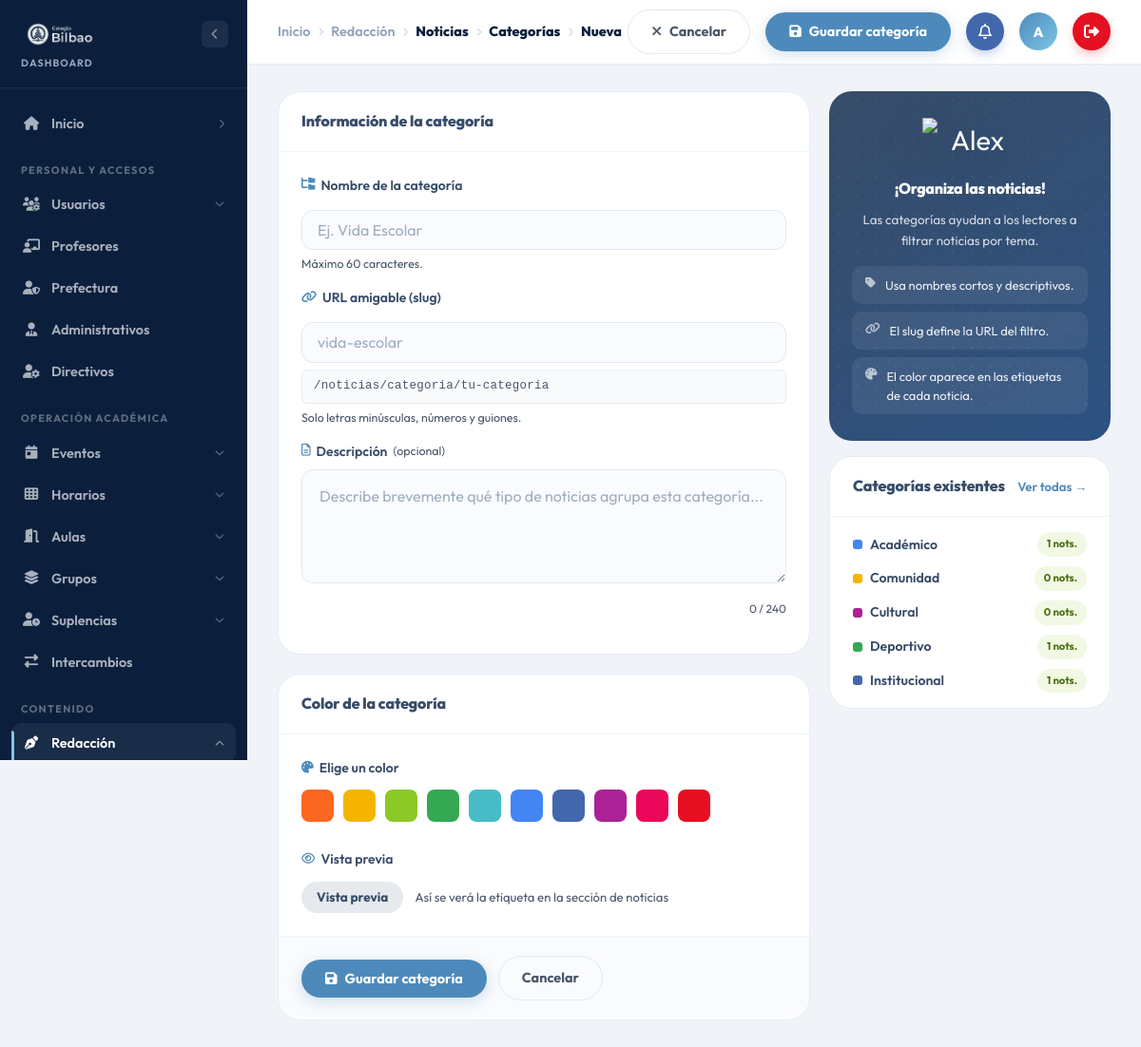
The app's page /dashboard/noticias/categorias/crear (signed in) with its own data.
### tables this page shows
CREATE TABLE categorias_noticias (
    id          INT UNSIGNED  NOT NULL AUTO_INCREMENT,
    nombre      VARCHAR(60)   NOT NULL,
    slug        VARCHAR(80)   NOT NULL,
    color       CHAR(7)       NOT NULL DEFAULT '#4267ac',
    descripcion VARCHAR(240)  NULL,
    creado_en   TIMESTAMP     NOT NULL DEFAULT CURRENT_TIMESTAMP,
    PRIMARY KEY (id),
    UNIQUE KEY uq_slug (slug)
);

### views/blog/noticias/categorias/crear.php (the view, shortened to what the rows shown need)
<div class="admin-layout">
    <div class="admin-main">
        <main class="admin-content">
            <form id="form-categoria" action="/dashboard/noticias/categorias/crear" method="POST" novalidate>
                <div class="admin-form-grid">
                    <div>
                        <div class="admin-panel" style="margin-bottom:20px;">
                            <div class="admin-panel__header">
                                <h2 class="admin-panel__title">Información de la categoría</h2>
                            </div>
                        </div>
                        <div class="admin-panel">
                            <div class="admin-panel__header">
                                <h2 class="admin-panel__title">Color de la categoría</h2>
                            </div>
                        </div>
                    </div>
                    <div>
                        <div class="admin-panel">
                            <div class="admin-panel__header">
                                <h2 class="admin-panel__title">Categorías existentes</h2>
                            </div>
                            <div style="padding:16px 24px;display:flex;flex-direction:column;gap:10px;">
                                <?php if (empty($categorias)): ?>
                                <p style="font-size:0.85rem;color:var(--text-gray);">Aún no hay categorías.</p>
                                <?php else: ?>
                                <?php foreach ($categorias as $c): ?>
                                <div style="display:flex;align-items:center;justify-content:space-between;font-size:0.88rem;">
                                    <span style="display:flex;align-items:center;gap:8px;">
                                        <span style="width:10px;height:10px;border-radius:3px;background:<?= s($c->color ?? '#374C69') ?>;display:inline-block;"></span>
                                        <span style="font-weight:600;color:var(--col-herencia);"><?= s($c->nombre) ?></span>
                                    </span>
                                    <span class="admin-badge admin-badge--published" style="font-size:0.7rem;"><?= (int)$c->total_noticias ?> nots.</span>
                                </div>
                                <?php endforeach; ?>
                                <?php endif; ?>
                            </div>
                        </div>
                    </div>
                </div>
            </form>
        </main>
    </div>
</div>

### records on screen
categorias_noticias: nombre "Académico", total_noticias "1"
categorias_noticias: nombre "Comunidad", total_noticias "0"
categorias_noticias: nombre "Cultural", total_noticias "0"
categorias_noticias: nombre "Deportivo", total_noticias "1"
categorias_noticias: nombre "Institucional", total_noticias "1"

### other values on screen
$_cr['label'] "Inicio"
$_cr['label'] "Redacción"
$_cr['label'] "Noticias"
$_cr['label'] "Categorías"
$_cr['label'] "Nueva"
$_g['label'] "PERSONAL Y ACCESOS"
$_m['nombre'] "Usuarios"
$_m['nombre'] "Profesores"
$_m['nombre'] "Prefectura"
$_m['nombre'] "Administrativos"
$_m['nombre'] "Directivos"
$_g['label'] "OPERACIÓN ACADÉMICA"
$_m['nombre'] "Eventos"
$_m['nombre'] "Horarios"
$_m['nombre'] "Aulas"
